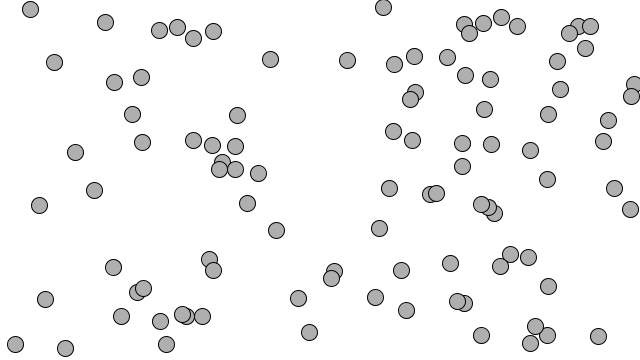
Frame 1 (no input)
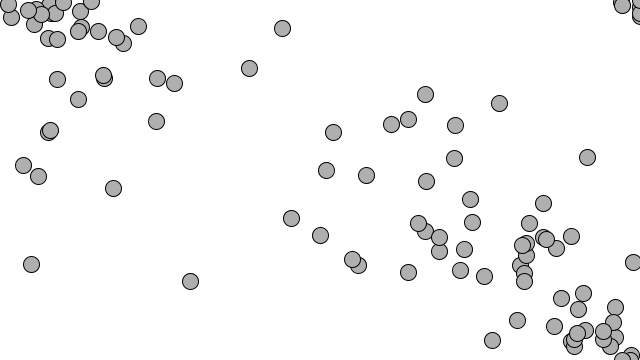
Frame 60 (the mouse pressed at the canvas centre just before this capture)
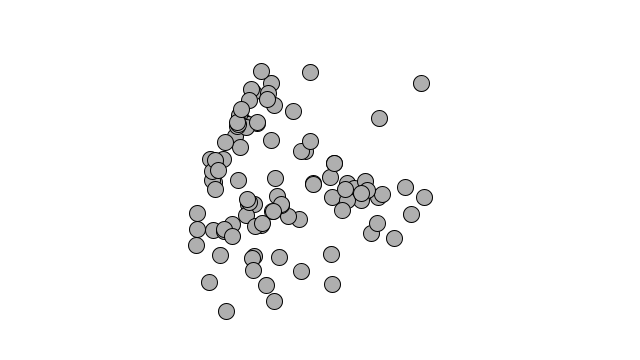
Frame 120 (the mouse held since frame 60 and released just before this capture)

The Processing sketch that drew these frames (run headless with seeded random() and noise(); from frame 60 on, the mouse is pressed at the canvas centre):

// Processing sketch: ex1_7_Mover
// ── ex1_7_Mover.pde
public class Mover
{

  PVector location;
  PVector velocity;
  PVector acceleration;
  float topSpeed;
  float time;


  public Mover () {
    location = new PVector(random(width), random(height));
    velocity = new PVector(random(-2, 2), random(-2, 2));
    acceleration = new PVector(-0.001, 0.01);
    topSpeed = 10;
    time = 0;

  }

  void update(){
    time = time + 0.01;

    /* acceleration = PVector.random2D(); */
    /* acceleration.mult(map(noise(time), 0, 1, 0, 0.1)); */

    PVector mouse = new PVector(mouseX, mouseY);
    // マウスポインタまでの距離を求める
    PVector dir = PVector.sub(mouse, location);

    dir.normalize();
    dir.mult(0.5);

    acceleration = dir;

    velocity.add(acceleration);
    velocity.limit(10);
    location.add(velocity);
  }

  void display(){
    stroke(0);
    fill(175);
    ellipse(location.x, location.y, 16, 16);
  }

  void checkEdges(){
    if(location.x > width){
      location.x = 0;
    }else if(location.x < 0){
      location.x = width;
    }

    if(location.y > height){
      location.y = 0;
    }else if (location.y < 0){
      location.y = height;
    }
  }

  void speedUp(){
    acceleration.add(0.001, 0.01);
  }

  void speedDown(){
    acceleration.sub(0.001, 0.01);
  }
}


Mover[] movers = new Mover[100];

void setup(){
  size(640, 360);
  for (int i = 0; i < movers.length; i++) {
    movers[i] = new Mover();
  }
}

void draw(){
  background(255);

  for (int i = 0; i < movers.length; i++) {
    movers[i].update();
    movers[i].checkEdges();
    movers[i].display();
  }
}

void keyPressed(){
  if(keyCode == UP){
  }
  if(keyCode == DOWN){
  }
}
